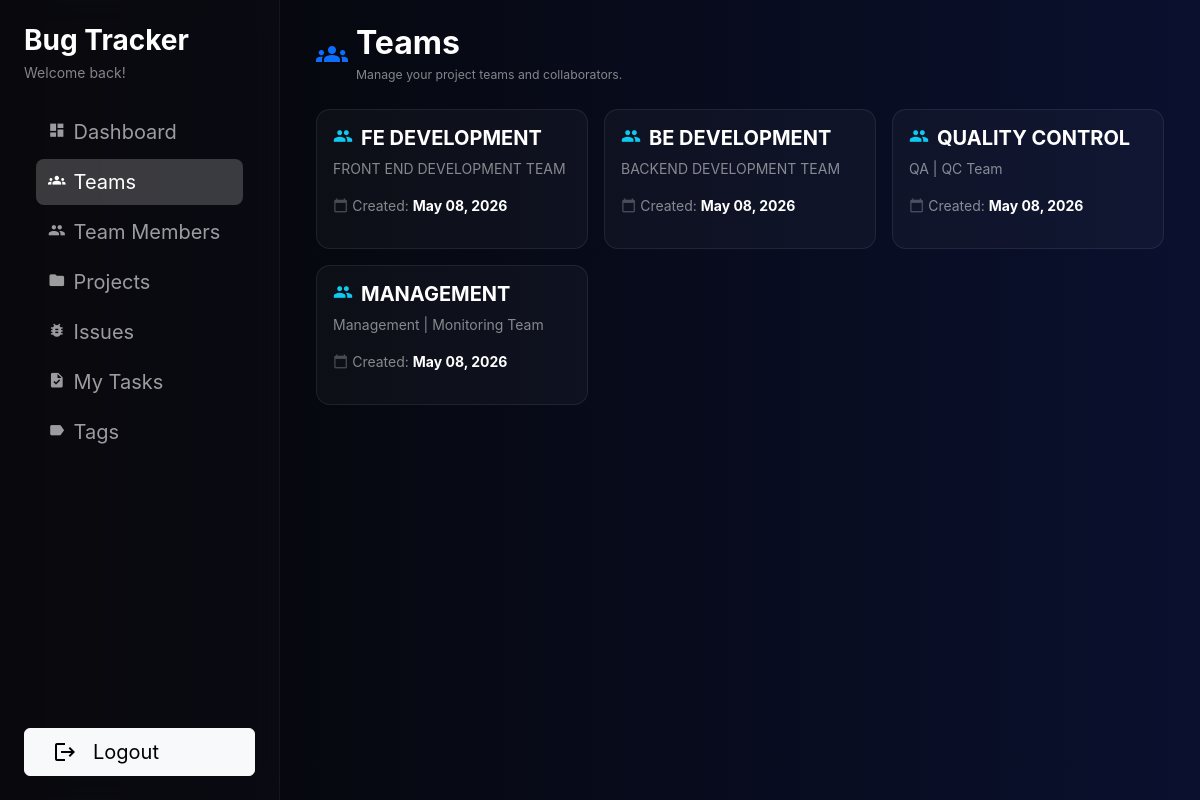
/teams/ (signed in), run on the app's committed database.
### users/models.py (models this page shows, shortened)
class Team(models.Model):
    name = models.CharField(max_length=100)
    role = models.CharField(max_length=15, blank=True)
    description = models.TextField(blank=True)
    created_at = models.DateTimeField(auto_now_add=True)

### users/views.py (the view)
# urls.py: path('teams/', TeamListView.as_view(), name='team_list'),
class TeamListView(LoginRequiredMixin, ListView):
    model = Team
    template_name = 'users/team_list.html'
    context_object_name = 'teams'
    ordering = ['-created_at']

### users/models.py (called while the page is built)
    def has_management_role(self):
        return self.role in getattr(settings, 'MANAGEMENT_ROLES', [])

### templates/users/team_list.html (shortened to what this page needs)
{% extends "users/index.html" %}
{% block nav_teams_active %}active{% endblock %}
{% block dashboard_content %}
    {% block page_header %}
    <div class="row mb-4 align-items-center">
        <div class="col d-flex align-items-center">
            <span class="material-icons text-primary fs-2 me-2">groups</span>
            <div>
                <h2 class="text-white fw-bold mb-1">Teams</h2>
                <p class="text-white-50 small mb-0">Manage your project teams and collaborators.</p>
            </div>
        </div>
    </div>
    {% endblock %}
    {% block content %}
    <div class="row g-3">
        {% for team in teams %}
        <div class="col-12 col-md-6 col-lg-4 d-flex align-items-stretch">
            <div class="team-card p-3 w-100 text-white">
                <div class="mb-3">
                    <div class="d-flex align-items-start gap-2 mb-2">
                        <span class="material-icons text-info" style="font-size: 1.25rem;">group</span>
                        <h5 class="fw-bold text-white mb-0">{{ team.name }}</h5>
                    </div>
                    <p class="text-white-50 smaller lh-base mb-3">{{ team.description|default:"No description provided."|truncatewords:15 }}</p>
                    <div class="d-flex align-items-center gap-1 smaller text-white-50">
                        <span class="material-icons opacity-50" style="font-size: 0.95rem;">calendar_today</span>
                        <span>Created: <strong class="text-white">{{ team.created_at|date:"M d, Y" }}</strong></span>
                    </div>
                </div>
            </div>
        </div>
        {% endfor %}
    </div>
    {% endblock %}
{% endblock %}

### templates/users/index.html (style rules this page uses)
:root { --glass-bg: rgba(255, 255, 255, 0.06); --sidebar-width: 280px; }
body { font-family: 'Inter', 'Google Sans', sans-serif; background: linear-gradient(to left, #0a102e 0%, #050505 100%); min-height: 100vh; font-size: 0.875rem; color: rgba(255, 255, 255, 0.9); }

### templates/users/team_list.html (style rules this page uses)
body { font-size: 0.875rem; }
.team-card { background: rgba(255, 255, 255, 0.03); border: 1px solid rgba(255, 255, 255, 0.08); border-radius: 14px; transition: all 0.3s cubic-bezier(.25,.8,.25,1); display: flex; flex-direction: column; justify-content: space-between; position: relative; overflow: hidden; }

### data on the page
Team: name "FE DEVELOPMENT", description "FRONT END DEVELOPMENT TEAM", created_at "May 08, 2026"
Team: name "BE DEVELOPMENT", description "BACKEND DEVELOPMENT TEAM", created_at "May 08, 2026"
Team: name "QUALITY CONTROL", description "QA | QC Team", created_at "May 08, 2026"
Team: name "MANAGEMENT", description "Management | Monitoring Team", created_at "May 08, 2026"
